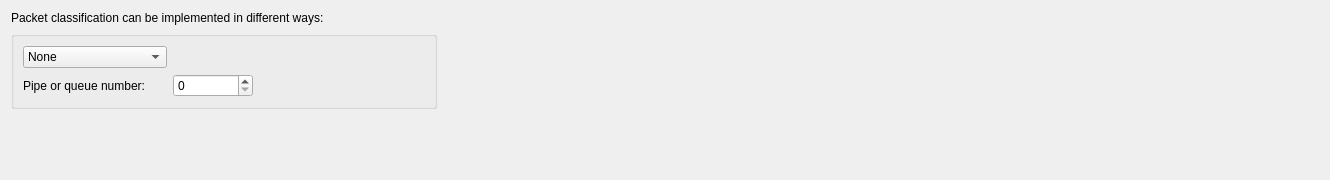
         <widget class="QWidget" name="tab_8">
          <attribute name="title">
           <string>Classify</string>
          </attribute>
          <layout class="QGridLayout" name="RuleOptions_gridLayout_19">
           <item row="0" column="0">
            <widget class="QLabel" name="textLabel1_9">
             <property name="text">
              <string>Packet classification can be implemented in different ways:</string>
             </property>
             <property name="alignment">
              <set>Qt::AlignmentFlag::AlignVCenter</set>
             </property>
             <property name="wordWrap">
              <bool>false</bool>
             </property>
            </widget>
           </item>
           <item row="1" column="0">
            <widget class="QGroupBox" name="buttonGroup1">
             <property name="title">
              <string/>
             </property>
             <property name="flat">
              <bool>true</bool>
             </property>
             <layout class="QGridLayout" name="RuleOptions_gridLayout_17">
              <item row="0" column="0">
               <widget class="QComboBox" name="ipfw_classify_method">
                <item>
                 <property name="text">
                  <string>None</string>
                 </property>
                </item>
                <item>
                 <property name="text">
                  <string>dummynet(4) 'pipe'</string>
                 </property>
                </item>
                <item>
                 <property name="text">
                  <string>dummynet(4) 'queue'</string>
                 </property>
                </item>
               </widget>
              </item>
              <item row="1" column="0">
               <widget class="QLabel" name="textLabel2_10">
                <property name="text">
                 <string>Pipe or queue number:</string>
                </property>
                <property name="wordWrap">
                 <bool>false</bool>
                </property>
               </widget>
              </item>
              <item row="1" column="1">
               <widget class="QSpinBox" name="usePortNum">
                <property name="minimumSize">
                 <size>
                  <width>80</width>
                  <height>0</height>
                 </size>
                </property>
                <property name="maximum">
                 <number>999999</number>
                </property>
               </widget>
              </item>
              <item row="1" column="2">
               <spacer name="horizontalSpacer_15">
                <property name="orientation">
                 <enum>Qt::Orientation::Horizontal</enum>
                </property>
                <property name="sizeHint" stdset="0">
                 <size>
                  <width>172</width>
                  <height>20</height>
                 </size>
                </property>
               </spacer>
              </item>
             </layout>
            </widget>
           </item>
           <item row="1" column="1">
            <spacer name="horizontalSpacer_11">
             <property name="orientation">
              <enum>Qt::Orientation::Horizontal</enum>
             </property>
             <property name="sizeHint" stdset="0">
              <size>
               <width>882</width>
               <height>20</height>
              </size>
             </property>
            </spacer>
           </item>
           <item row="2" column="0">
            <spacer name="spacer_11">
             <property name="orientation">
              <enum>Qt::Orientation::Vertical</enum>
             </property>
             <property name="sizeType">
              <enum>QSizePolicy::Policy::MinimumExpanding</enum>
             </property>
             <property name="sizeHint" stdset="0">
              <size>
               <width>20</width>
               <height>60</height>
              </size>
             </property>
            </spacer>
           </item>
          </layout>
         </widget>
